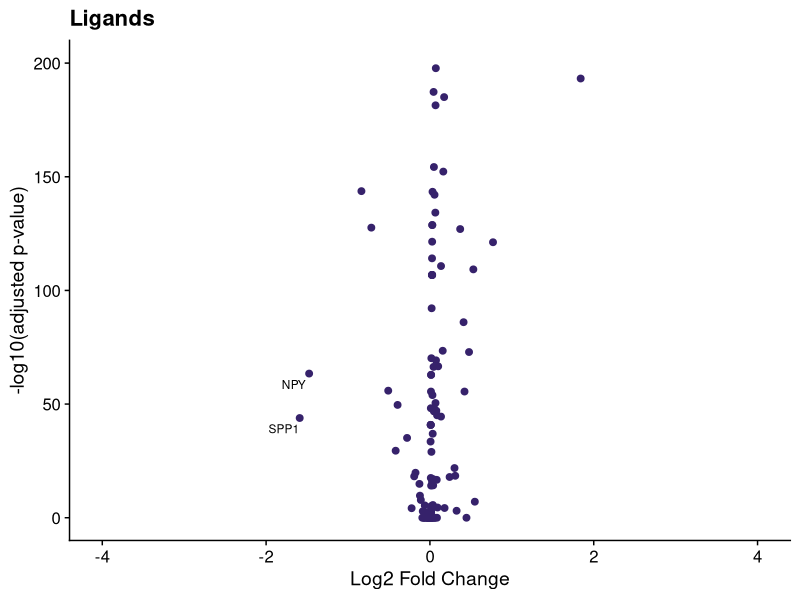
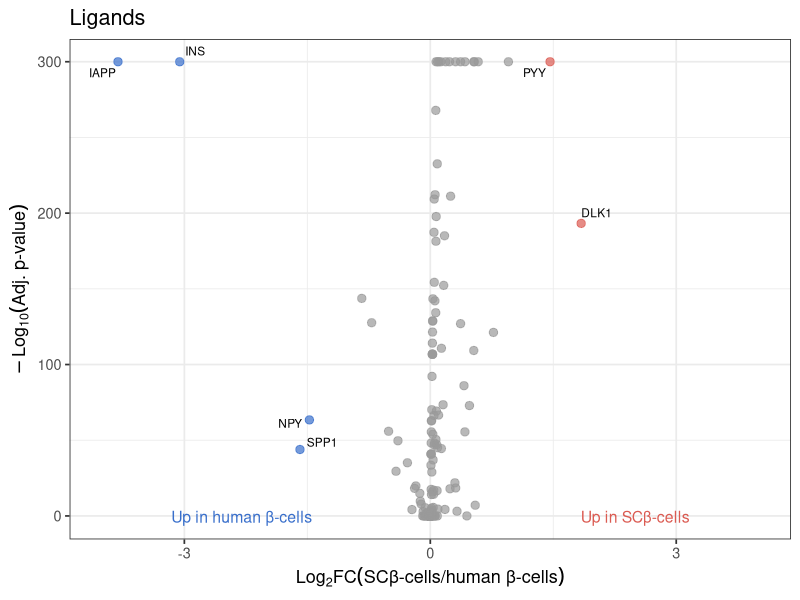
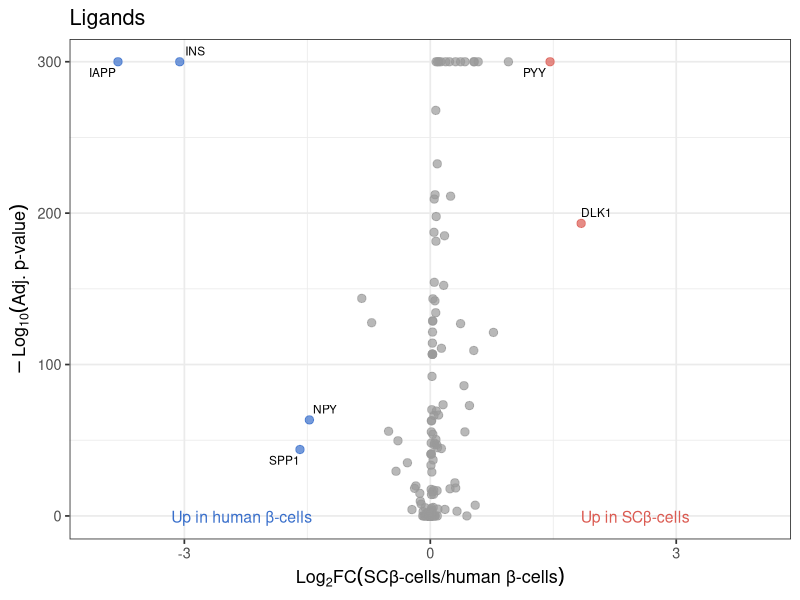

The R script that drew these images, in order: (Note: this script raises an error after producing the figures.)
# analyze seurat integration analysis data from Meltem
# compared the eBCs cell group from the lynn lab sorted stem cell dataset to
# the beta-cells group in the lynn lab human islet dataset


# load packages
library(tidyverse)
library(cowplot)
library(ggrepel) 


###################### load data ####################################



# open integration analysis data
integration_df <- (read.csv("single_cell_analysis/data/markers_humanislet_vs_enrichedbeta_minpct0_lfc0.txt", 
                          sep = "\t")) %>% 
  rename(hgnc_symbol = hgnc_gene_id) %>% 
  # also change the direction of the Fold change ratio for consistency
  # with the proteomics fold change, which is stem cell over human islet
  # data from meltem is human beta cells over eBCs
  # take the negative to invert the direction of the fold change
  mutate(inverse_avg_log2FC = -avg_log2FC) %>% 
  # replace absolute 0 adj p values with 1e-300 for graphical purposes
  mutate(p_val_adj = ifelse(p_val_adj == 0, 1e-300, p_val_adj))


# open latest receptors list
receptors_df <- (read.csv("ligand_receptor_lists/feb2022_new_lists/OmniPath/data/receptors_with_proteomics_DE.tsv", 
                          sep = "\t"))
# open latest ligands list
ligands_df <- (read.csv("ligand_receptor_lists/feb2022_new_lists/OmniPath/data/ligands_with_proteomics_DE.tsv", 
                        sep = "\t")) 



######## append integration data to ligand/receptor lists ####################

# append to receptors
receptors_df <- receptors_df %>% 
  left_join(integration_df,
            by = "hgnc_symbol") %>% 
  # only keep log2FC and adj p value columns
  select(-avg_log2FC,
         -p_val,
         -pct.1,
         -pct.2) %>% 
  # rename columns for clarity in the main datatables
  rename(eBC_beta_scRNA_log2FC = inverse_avg_log2FC,
         eBC_beta_scRNA_adj_p_value = p_val_adj) %>% 
  # reorder columns for consistency with proteomics 
  relocate(eBC_beta_scRNA_adj_p_value,
           .after = eBC_beta_scRNA_log2FC)


# append to ligands
ligands_df <- ligands_df %>% 
  left_join(integration_df,
            by = "hgnc_symbol") %>% 
# only keep log2FC and adj p value columns
select(-avg_log2FC,
       -p_val,
       -pct.1,
       -pct.2) %>% 
  # rename columns for clarity in the main datatables
  rename(eBC_beta_scRNA_log2FC = inverse_avg_log2FC,
         eBC_beta_scRNA_adj_p_value = p_val_adj) %>% 
  # reorder columns for consistency with proteomics 
  relocate(eBC_beta_scRNA_adj_p_value,
           .after = eBC_beta_scRNA_log2FC)


# save new datatables
write_tsv(ligands_df,
          "ligand_receptor_lists/feb2022_new_lists/OmniPath/data/ligands_with_scRNA_DE.tsv")

write_tsv(receptors_df,
          "ligand_receptor_lists/feb2022_new_lists/OmniPath/data/receptors_with_scRNA_DE.tsv")


############## check number of genes with integration data #####################

# View data
ligands_df %>% 
  filter(keep_in_list %in% c("Yes", "TBD")) %>% 
  filter(consensus_score > 4) %>% 
  select(hgnc_symbol,
         sorted_eBCs,
         Beta,
         eBC_beta_scRNA_log2FC,
         eBC_beta_scRNA_adj_p_value) %>%
  View()

# check number of ligands/receptors that arent NA in the integration
# ligands
ligands_df %>% 
  filter(keep_in_list %in% c("Yes", "TBD")) %>% 
  filter(consensus_score > 4) %>% 
  filter(!is.na(eBC_beta_scRNA_log2FC)) %>% 
  select(hgnc_symbol,
         sorted_eBCs,
         Beta,
         eBC_beta_scRNA_log2FC,
         eBC_beta_scRNA_adj_p_value) %>%
  View()
# 202 ligands without NA's

# receptors
receptors_df %>% 
  filter(keep_in_list %in% c("Yes", "TBD")) %>% 
  filter(consensus_score > 7) %>% 
  filter(!is.na(eBC_beta_scRNA_log2FC)) %>% 
  select(hgnc_symbol,
         sorted_eBCs,
         Beta,
         eBC_beta_scRNA_log2FC,
         eBC_beta_scRNA_adj_p_value) %>%
  View()
# 231 receptors



######################## ligands volcano plot ############################

# ligands
ligands_df %>% 
  filter(keep_in_list %in% c("Yes", "TBD")) %>% 
  filter(consensus_score > 4) %>% 
  ggplot(aes(x = eBC_beta_scRNA_log2FC, 
             y = -log10(eBC_beta_scRNA_adj_p_value),
             label = hgnc_symbol)) +
  geom_point(colour = "#36226B", size = 2) +
  labs(x = "Log2 Fold Change",
       y = "-log10(adjusted p-value)") +
  ggtitle("Ligands") +
  scale_y_continuous(limits = c(0,200)) +
  scale_x_continuous(limits = c(-4,4)) +
  geom_text_repel(data=subset(ligands_df %>% 
                                filter(keep_in_list %in% c("Yes", "TBD")) %>% 
                                filter(consensus_score > 4) %>% 
                                filter(eBC_beta_scRNA_log2FC < -1)), 
                  size = 3) +
  theme_cowplot()






ligands_df_2 <- ligands_df %>% 
  filter(keep_in_list %in% c("Yes", "TBD")) %>% 
  filter(consensus_score > 4) %>% 
  # create column with log2FC threshold data 
  mutate(log2FC_threshold = cut(eBC_beta_scRNA_log2FC, 
                                #  based on log2 transformed breakpoints
                                breaks=c(-Inf,-1,1,Inf), 
                                labels=c(-1,0,1))) %>%
  # create column with adj p value threshold
  mutate(adjpvalue_threshold = cut(eBC_beta_scRNA_adj_p_value,
                                   breaks = c(-Inf,0.05,Inf),
                                   labels = c(1,0))) %>%
  # create column that combines both thresholds by multiplying
  # have to convert factor columns to numeric
  mutate(sig_change_threshold = as.numeric(as.character(log2FC_threshold)) 
         * as.numeric(as.character(adjpvalue_threshold)),
         sig_change_threshold = cut(sig_change_threshold,
                                    breaks=c(-Inf,-0.5,0.5,Inf), 
                                    labels=c("Up in human islets",
                                             "no change",
                                             "Up in SC-islets")))
  # plot
ligands_df_2 %>% 
  ggplot(aes(x = eBC_beta_scRNA_log2FC, 
             y = -log10(eBC_beta_scRNA_adj_p_value),
             label = hgnc_symbol)) +
  # colour points based on the threshold
  geom_point(aes(colour = sig_change_threshold),
             size = 2.5,
             alpha = 0.7) +
  scale_colour_manual(values = c("#396FCB", "gray60", "#DB5B52")) +
  labs(x = bquote(Log["2"]*FC("SCβ-cells/human β-cells")),
       y = bquote(-Log["10"]("Adj. p-value"))) +
  scale_x_continuous(limits = c(-4,4),
                     breaks = c(-3,0,3)) +
#  scale_y_continuous(limits = c(0,320)) +
  ggtitle("Ligands") +
  # add text labels to the colours
  annotate("text",
           x = -2.3, 
           y = -0.5, 
           label = "Up in human β-cells",
           size = 4,
           colour = "#396FCB") +
  annotate("text",
           x = 2.5, 
           y = -0.5, 
           label = "Up in SCβ-cells",
           size = 4,
           colour = "#DB5B52") +
  geom_text_repel(data=ligands_df_2 %>% 
                    filter(keep_in_list %in% c("Yes", "TBD")) %>% 
                    filter(consensus_score > 4) %>% 
                    filter(sig_change_threshold %in% c("Up in human islets",
                                                       "Up in SC-islets")),
                  size = 3) +
  theme_bw(base_size = 13) +
  theme(legend.position="none")


# save the plot
ggsave("ligand_receptor_lists/feb2022_new_lists/OmniPath/figures/scRNAseq_volcano_plots/ligands_scRNAseq_volcano_eBC_vs_betacell_log2fc.JPG",
       device = "jpg",
       width = 1500,
       height = 1500,
       units = "px",
       scale = 0.8)





########################## receptors volcano plot ####################################
receptors_df %>% 
  filter(keep_in_list %in% c("Yes", "TBD")) %>% 
  filter(consensus_score > 7) %>% 
  ggplot(aes(x = avg_log2FC, 
             y = -log10(p_val_adj),
             label = hgnc_symbol)) +
  geom_point(colour = "#1F9274", size = 2) +
  labs(x = "Log2 Fold Change",
       y = "-log10(adjusted p-value)") +
  ggtitle("Receptors") +
  scale_y_continuous(limits = c(0,200)) +
  scale_x_continuous(limits = c(-2,2)) +
  geom_text_repel(data=subset(receptors_df %>% 
                                filter(keep_in_list %in% c("Yes", "TBD")) %>% 
                                filter(consensus_score > 7)), 
                  size = 3,
                  max.overlaps = 30,
                  force = 30,
                  max.time = 10) +
  theme_cowplot()






receptors_df_2 <- receptors_df %>% 
  filter(keep_in_list %in% c("Yes", "TBD")) %>% 
  filter(consensus_score > 7) %>% 
  # create column with log2FC threshold data 
  mutate(log2FC_threshold = cut(eBC_beta_scRNA_log2FC, 
                                #  based on log2 transformed breakpoints
                                breaks=c(-Inf,-0.5,0.5,Inf), 
                                labels=c(-1,0,1))) %>%
  # create column with adj p value threshold
  mutate(adjpvalue_threshold = cut(eBC_beta_scRNA_adj_p_value,
                                   breaks = c(-Inf,0.05,Inf),
                                   labels = c(1,0))) %>%
  # create column that combines both thresholds by multiplying
  # have to convert factor columns to numeric
  mutate(sig_change_threshold = as.numeric(as.character(log2FC_threshold)) 
         * as.numeric(as.character(adjpvalue_threshold)),
         sig_change_threshold = cut(sig_change_threshold,
                                    breaks=c(-Inf,-0.5,0.5,Inf), 
                                    labels=c("Up in human islets",
                                             "no change",
                                             "Up in SC-islets")))
# plot
receptors_df_2 %>% 
  ggplot(aes(x = eBC_beta_scRNA_log2FC, 
             y = -log10(eBC_beta_scRNA_adj_p_value),
             label = hgnc_symbol)) +
  # colour points based on the threshold
  geom_point(aes(colour = sig_change_threshold),
             size = 2.5,
             alpha = 0.7) +
  scale_colour_manual(values = c("#396FCB", "gray60", "#DB5B52")) +
  labs(x = bquote(Log["2"]*FC("SCβ-cells/human β-cells")),
       y = bquote(-Log["10"]("Adj. p-value"))) +
  scale_x_continuous(limits = c(-2,2),
                     breaks = c(-2,0,2)) +
  scale_y_continuous(limits = c(0,320)) +
  ggtitle("Receptors") +
  # add text labels to the colours
  annotate("text",
           x = -1.2, 
           y = -0, 
           label = "Up in human β-cells",
           size = 4,
           colour = "#396FCB") +
  annotate("text",
           x = 1.2, 
           y = -0, 
           label = "Up in SCβ-cells",
           size = 4,
           colour = "#DB5B52") +
  geom_text_repel(data=receptors_df_2 %>% 
                    filter(keep_in_list %in% c("Yes", "TBD")) %>% 
                    filter(consensus_score > 7) %>% 
                    filter(sig_change_threshold %in% c("Up in human islets",
                                                       "Up in SC-islets")),
                  size = 3,
                  force_pull = 1,
                  max.overlaps = 10,
                  max.time = 3,
                  force = 20) +
  theme_bw(base_size = 13) +
  theme(legend.position="none")


# save the plot
ggsave("ligand_receptor_lists/feb2022_new_lists/OmniPath/figures/scRNAseq_volcano_plots/receptors_scRNAseq_volcano_eBC_vs_betacell_log2fc0_5.JPG",
       device = "jpg",
       width = 1500,
       height = 1500,
       units = "px",
       scale = 0.8)



########################## all genes volanco plot ####################################


integration_df %>% 
# create column with log2FC threshold data 
mutate(log2FC_threshold = cut(inverse_avg_log2FC, 
                              #  based on log2 transformed breakpoints
                              breaks=c(-Inf,-1,1,Inf), 
                              labels=c(-1,0,1))) %>%
  # create column with adj p value threshold
  mutate(adjpvalue_threshold = cut(p_val_adj,
                                   breaks = c(-Inf,0.05,Inf),
                                   labels = c(1,0))) %>%
  # create column that combines both thresholds by multiplying
  # have to convert factor columns to numeric
  mutate(sig_change_threshold = as.numeric(as.character(log2FC_threshold)) 
         * as.numeric(as.character(adjpvalue_threshold)),
         sig_change_threshold = cut(sig_change_threshold,
                                    breaks=c(-Inf,-0.5,0.5,Inf), 
                                    labels=c("Up in human islets",
                                             "no change",
                                             "Up in SC-islets"))) %>% 
  # plot
  ggplot(aes(x = inverse_avg_log2FC, 
             y = -log10(p_val_adj),
             label = hgnc_symbol)) +
  # colour points based on the threshold
  geom_point(aes(colour = sig_change_threshold),
             size = 1.4,
             alpha = 0.6) +
  scale_colour_manual(values = c("#396FCB", "gray60", "#DB5B52")) +
  labs(x = bquote(Log["2"]*FC("SCβ-cells/human β-cells")),
       y = bquote(-Log["10"]("Adj. p-value"))) +
 # scale_x_continuous(limits = c(-4,6)) +
  ggtitle("All genes") +
  # add text labels to the colours
  annotate("text",
           x = -5.5, 
           y = -0.5, 
           label = "Up in human β-cells",
           size = 4,
           colour = "#396FCB") +
  annotate("text",
           x = 3.9, 
           y = -0.5, 
           label = "Up in SCβ-cells",
           size = 4,
           colour = "#DB5B52") +
  # add text label for genes that really stand out
  geom_text_repel(data=subset(integration_df %>% 
                                filter(hgnc_symbol %in% c("MALAT1",
                                                          "INS", 
                                                          "IAPP",
                                                          "eGFP",
                                                          "CHGA"))),
                  size = 3,
                  nudge_y = -3,
                  force = 1,
                  force_pull = 1) +
  theme_bw(base_size = 13) +
  theme(legend.position="none")

# save the plot
ggsave("ligand_receptor_lists/feb2022_new_lists/OmniPath/figures/scRNAseq_volcano_plots/allgenes_scRNAseq_volcano_eBC_vs_betacell.JPG",
       device = "jpg",
       width = 1500,
       height = 1500,
       units = "px",
       scale = 0.8)
